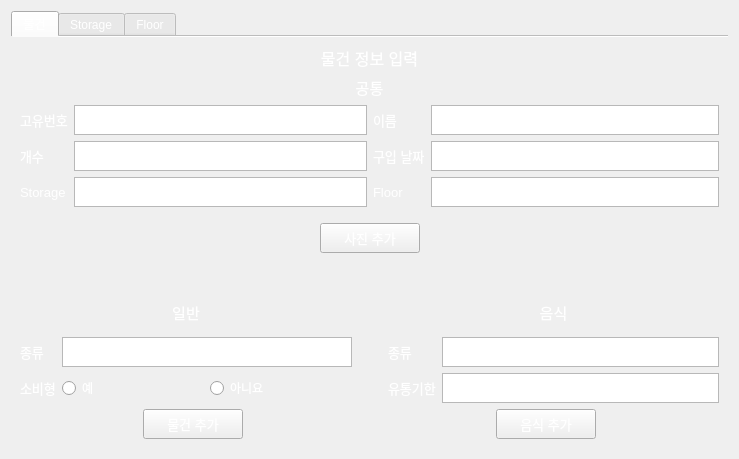
<?xml version="1.0" encoding="UTF-8"?>
<ui version="4.0">
 <class>Addwin</class>
 <widget class="QWidget" name="Addwin">
  <property name="geometry">
   <rect>
    <x>0</x>
    <y>0</y>
    <width>739</width>
    <height>459</height>
   </rect>
  </property>
  <property name="windowTitle">
   <string>Form</string>
  </property>
  <property name="styleSheet">
   <string notr="true">*{
	color:white;
}

QWidget{
	background-image: url(:/images/images/MainBackground.jpg);
}</string>
  </property>
  <layout class="QHBoxLayout" name="horizontalLayout">
   <item>
    <widget class="QTabWidget" name="AddTapWidget">
     <property name="enabled">
      <bool>true</bool>
     </property>
     <property name="tabShape">
      <enum>QTabWidget::Rounded</enum>
     </property>
     <property name="currentIndex">
      <number>0</number>
     </property>
     <property name="elideMode">
      <enum>Qt::ElideNone</enum>
     </property>
     <property name="documentMode">
      <bool>true</bool>
     </property>
     <property name="tabsClosable">
      <bool>false</bool>
     </property>
     <property name="movable">
      <bool>false</bool>
     </property>
     <widget class="QWidget" name="Object">
      <attribute name="title">
       <string>물건</string>
      </attribute>
      <layout class="QVBoxLayout" name="verticalLayout_15">
       <item>
        <layout class="QVBoxLayout" name="verticalLayout_14">
         <item>
          <widget class="QLabel" name="label">
           <property name="font">
            <font>
             <pointsize>12</pointsize>
            </font>
           </property>
           <property name="text">
            <string>물건 정보 입력</string>
           </property>
           <property name="alignment">
            <set>Qt::AlignCenter</set>
           </property>
          </widget>
         </item>
         <item>
          <layout class="QVBoxLayout" name="verticalLayout_12">
           <property name="bottomMargin">
            <number>20</number>
           </property>
           <item>
            <layout class="QVBoxLayout" name="verticalLayout_5">
             <property name="bottomMargin">
              <number>10</number>
             </property>
             <item>
              <widget class="QLabel" name="label_9">
               <property name="font">
                <font>
                 <pointsize>11</pointsize>
                </font>
               </property>
               <property name="text">
                <string>공통</string>
               </property>
               <property name="alignment">
                <set>Qt::AlignCenter</set>
               </property>
              </widget>
             </item>
             <item>
              <layout class="QHBoxLayout" name="horizontalLayout_4">
               <item>
                <layout class="QHBoxLayout" name="horizontalLayout_2">
                 <item>
                  <layout class="QVBoxLayout" name="verticalLayout_2">
                   <item>
                    <widget class="QLabel" name="label_2">
                     <property name="font">
                      <font>
                       <pointsize>10</pointsize>
                      </font>
                     </property>
                     <property name="text">
                      <string>고유번호</string>
                     </property>
                    </widget>
                   </item>
                   <item>
                    <widget class="QLabel" name="label_4">
                     <property name="font">
                      <font>
                       <pointsize>10</pointsize>
                      </font>
                     </property>
                     <property name="text">
                      <string>개수</string>
                     </property>
                    </widget>
                   </item>
                   <item>
                    <widget class="QLabel" name="label_13">
                     <property name="font">
                      <font>
                       <pointsize>10</pointsize>
                      </font>
                     </property>
                     <property name="text">
                      <string>Storage</string>
                     </property>
                    </widget>
                   </item>
                  </layout>
                 </item>
                 <item>
                  <layout class="QVBoxLayout" name="verticalLayout">
                   <item>
                    <widget class="QTextEdit" name="Object_Label_textEdit">
                     <property name="maximumSize">
                      <size>
                       <width>16777215</width>
                       <height>30</height>
                      </size>
                     </property>
                     <property name="font">
                      <font>
                       <pointsize>10</pointsize>
                      </font>
                     </property>
                     <property name="inputMethodHints">
                      <set>Qt::ImhDigitsOnly|Qt::ImhMultiLine</set>
                     </property>
                    </widget>
                   </item>
                   <item>
                    <widget class="QTextEdit" name="Object_Nnm_textEdit">
                     <property name="maximumSize">
                      <size>
                       <width>16777215</width>
                       <height>30</height>
                      </size>
                     </property>
                     <property name="font">
                      <font>
                       <pointsize>10</pointsize>
                      </font>
                     </property>
                    </widget>
                   </item>
                   <item>
                    <widget class="QTextEdit" name="Object_Storage_textEdit">
                     <property name="maximumSize">
                      <size>
                       <width>16777215</width>
                       <height>30</height>
                      </size>
                     </property>
                    </widget>
                   </item>
                  </layout>
                 </item>
                </layout>
               </item>
               <item>
                <layout class="QHBoxLayout" name="horizontalLayout_3">
                 <item>
                  <layout class="QVBoxLayout" name="verticalLayout_4">
                   <item>
                    <widget class="QLabel" name="label_3">
                     <property name="font">
                      <font>
                       <pointsize>10</pointsize>
                      </font>
                     </property>
                     <property name="text">
                      <string>이름</string>
                     </property>
                    </widget>
                   </item>
                   <item>
                    <widget class="QLabel" name="label_5">
                     <property name="font">
                      <font>
                       <pointsize>10</pointsize>
                      </font>
                     </property>
                     <property name="text">
                      <string>구입 날짜</string>
                     </property>
                    </widget>
                   </item>
                   <item>
                    <widget class="QLabel" name="label_14">
                     <property name="font">
                      <font>
                       <pointsize>10</pointsize>
                      </font>
                     </property>
                     <property name="text">
                      <string>Floor</string>
                     </property>
                    </widget>
                   </item>
                  </layout>
                 </item>
                 <item>
                  <layout class="QVBoxLayout" name="verticalLayout_3">
                   <item>
                    <widget class="QTextEdit" name="Object_Name_textEdit">
                     <property name="maximumSize">
                      <size>
                       <width>16777215</width>
                       <height>30</height>
                      </size>
                     </property>
                     <property name="font">
                      <font>
                       <pointsize>10</pointsize>
                      </font>
                     </property>
                    </widget>
                   </item>
                   <item>
                    <widget class="QTextEdit" name="Object_Buydate_textEdit">
                     <property name="maximumSize">
                      <size>
                       <width>16777215</width>
                       <height>30</height>
                      </size>
                     </property>
                     <property name="font">
                      <font>
                       <pointsize>10</pointsize>
                      </font>
                     </property>
                    </widget>
                   </item>
                   <item>
                    <widget class="QTextEdit" name="Object_Floor_textEdit">
                     <property name="maximumSize">
                      <size>
                       <width>16777215</width>
                       <height>30</height>
                      </size>
                     </property>
                    </widget>
                   </item>
                  </layout>
                 </item>
                </layout>
               </item>
              </layout>
             </item>
            </layout>
           </item>
           <item>
            <layout class="QHBoxLayout" name="horizontalLayout_9">
             <item>
              <spacer name="horizontalSpacer">
               <property name="orientation">
                <enum>Qt::Horizontal</enum>
               </property>
               <property name="sizeHint" stdset="0">
                <size>
                 <width>40</width>
                 <height>20</height>
                </size>
               </property>
              </spacer>
             </item>
             <item>
              <widget class="QPushButton" name="pushButton">
               <property name="minimumSize">
                <size>
                 <width>100</width>
                 <height>30</height>
                </size>
               </property>
               <property name="maximumSize">
                <size>
                 <width>150</width>
                 <height>40</height>
                </size>
               </property>
               <property name="font">
                <font>
                 <pointsize>10</pointsize>
                </font>
               </property>
               <property name="text">
                <string>사진 추가</string>
               </property>
              </widget>
             </item>
             <item>
              <spacer name="horizontalSpacer_2">
               <property name="orientation">
                <enum>Qt::Horizontal</enum>
               </property>
               <property name="sizeHint" stdset="0">
                <size>
                 <width>40</width>
                 <height>20</height>
                </size>
               </property>
              </spacer>
             </item>
            </layout>
           </item>
          </layout>
         </item>
         <item>
          <layout class="QVBoxLayout" name="verticalLayout_13">
           <property name="topMargin">
            <number>15</number>
           </property>
           <item>
            <layout class="QHBoxLayout" name="horizontalLayout_8">
             <item>
              <layout class="QVBoxLayout" name="verticalLayout_10">
               <property name="rightMargin">
                <number>15</number>
               </property>
               <item>
                <widget class="QLabel" name="label_6">
                 <property name="font">
                  <font>
                   <pointsize>11</pointsize>
                  </font>
                 </property>
                 <property name="text">
                  <string>일반</string>
                 </property>
                 <property name="alignment">
                  <set>Qt::AlignCenter</set>
                 </property>
                </widget>
               </item>
               <item>
                <layout class="QHBoxLayout" name="horizontalLayout_7">
                 <item>
                  <layout class="QVBoxLayout" name="verticalLayout_9">
                   <item>
                    <widget class="QLabel" name="label_8">
                     <property name="font">
                      <font>
                       <pointsize>10</pointsize>
                      </font>
                     </property>
                     <property name="text">
                      <string>종류</string>
                     </property>
                    </widget>
                   </item>
                   <item>
                    <widget class="QLabel" name="label_11">
                     <property name="font">
                      <font>
                       <pointsize>10</pointsize>
                      </font>
                     </property>
                     <property name="text">
                      <string>소비형</string>
                     </property>
                    </widget>
                   </item>
                  </layout>
                 </item>
                 <item>
                  <layout class="QVBoxLayout" name="verticalLayout_8">
                   <item>
                    <widget class="QTextEdit" name="Object_Type_textEdit">
                     <property name="maximumSize">
                      <size>
                       <width>16777215</width>
                       <height>30</height>
                      </size>
                     </property>
                    </widget>
                   </item>
                   <item>
                    <layout class="QHBoxLayout" name="horizontalLayout_6">
                     <property name="sizeConstraint">
                      <enum>QLayout::SetFixedSize</enum>
                     </property>
                     <item>
                      <widget class="QRadioButton" name="Object_Spend_radioButton1">
                       <property name="minimumSize">
                        <size>
                         <width>0</width>
                         <height>30</height>
                        </size>
                       </property>
                       <property name="maximumSize">
                        <size>
                         <width>16777215</width>
                         <height>30</height>
                        </size>
                       </property>
                       <property name="text">
                        <string>예</string>
                       </property>
                      </widget>
                     </item>
                     <item>
                      <widget class="QRadioButton" name="Object_Spend_radioButton2">
                       <property name="minimumSize">
                        <size>
                         <width>0</width>
                         <height>30</height>
                        </size>
                       </property>
                       <property name="maximumSize">
                        <size>
                         <width>16777215</width>
                         <height>30</height>
                        </size>
                       </property>
                       <property name="text">
                        <string>아니요</string>
                       </property>
                      </widget>
                     </item>
                    </layout>
                   </item>
                  </layout>
                 </item>
                </layout>
               </item>
              </layout>
             </item>
             <item>
              <layout class="QVBoxLayout" name="verticalLayout_11">
               <property name="leftMargin">
                <number>15</number>
               </property>
               <item>
                <widget class="QLabel" name="label_7">
                 <property name="font">
                  <font>
                   <pointsize>11</pointsize>
                  </font>
                 </property>
                 <property name="text">
                  <string>음식</string>
                 </property>
                 <property name="alignment">
                  <set>Qt::AlignCenter</set>
                 </property>
                </widget>
               </item>
               <item>
                <layout class="QHBoxLayout" name="horizontalLayout_5">
                 <item>
                  <layout class="QVBoxLayout" name="verticalLayout_7">
                   <item>
                    <widget class="QLabel" name="label_10">
                     <property name="font">
                      <font>
                       <pointsize>10</pointsize>
                      </font>
                     </property>
                     <property name="text">
                      <string>종류</string>
                     </property>
                    </widget>
                   </item>
                   <item>
                    <widget class="QLabel" name="label_12">
                     <property name="font">
                      <font>
                       <pointsize>10</pointsize>
                      </font>
                     </property>
                     <property name="text">
                      <string>유통기한</string>
                     </property>
                    </widget>
                   </item>
                  </layout>
                 </item>
                 <item>
                  <layout class="QVBoxLayout" name="verticalLayout_6">
                   <item>
                    <widget class="QTextEdit" name="Food_Type_textEdit">
                     <property name="maximumSize">
                      <size>
                       <width>16777215</width>
                       <height>30</height>
                      </size>
                     </property>
                    </widget>
                   </item>
                   <item>
                    <widget class="QTextEdit" name="Food_Dudate_textEdit">
                     <property name="maximumSize">
                      <size>
                       <width>16777215</width>
                       <height>30</height>
                      </size>
                     </property>
                    </widget>
                   </item>
                  </layout>
                 </item>
                </layout>
               </item>
              </layout>
             </item>
            </layout>
           </item>
           <item>
            <layout class="QHBoxLayout" name="horizontalLayout_10">
             <item>
              <spacer name="horizontalSpacer_3">
               <property name="orientation">
                <enum>Qt::Horizontal</enum>
               </property>
               <property name="sizeHint" stdset="0">
                <size>
                 <width>40</width>
                 <height>20</height>
                </size>
               </property>
              </spacer>
             </item>
             <item>
              <widget class="QPushButton" name="Object_Add_pushButton">
               <property name="minimumSize">
                <size>
                 <width>100</width>
                 <height>30</height>
                </size>
               </property>
               <property name="maximumSize">
                <size>
                 <width>150</width>
                 <height>40</height>
                </size>
               </property>
               <property name="font">
                <font>
                 <pointsize>10</pointsize>
                </font>
               </property>
               <property name="text">
                <string>물건 추가</string>
               </property>
              </widget>
             </item>
             <item>
              <spacer name="horizontalSpacer_4">
               <property name="orientation">
                <enum>Qt::Horizontal</enum>
               </property>
               <property name="sizeHint" stdset="0">
                <size>
                 <width>40</width>
                 <height>20</height>
                </size>
               </property>
              </spacer>
             </item>
             <item>
              <spacer name="horizontalSpacer_5">
               <property name="orientation">
                <enum>Qt::Horizontal</enum>
               </property>
               <property name="sizeHint" stdset="0">
                <size>
                 <width>40</width>
                 <height>20</height>
                </size>
               </property>
              </spacer>
             </item>
             <item>
              <widget class="QPushButton" name="Food_Add_pushButton">
               <property name="minimumSize">
                <size>
                 <width>100</width>
                 <height>30</height>
                </size>
               </property>
               <property name="maximumSize">
                <size>
                 <width>150</width>
                 <height>40</height>
                </size>
               </property>
               <property name="font">
                <font>
                 <pointsize>10</pointsize>
                </font>
               </property>
               <property name="text">
                <string>음식 추가</string>
               </property>
              </widget>
             </item>
             <item>
              <spacer name="horizontalSpacer_6">
               <property name="orientation">
                <enum>Qt::Horizontal</enum>
               </property>
               <property name="sizeHint" stdset="0">
                <size>
                 <width>40</width>
                 <height>20</height>
                </size>
               </property>
              </spacer>
             </item>
            </layout>
           </item>
          </layout>
         </item>
        </layout>
       </item>
      </layout>
     </widget>
     <widget class="QWidget" name="Storage">
      <attribute name="title">
       <string>Storage</string>
      </attribute>
      <widget class="QLabel" name="label_15">
       <property name="geometry">
        <rect>
         <x>250</x>
         <y>40</y>
         <width>161</width>
         <height>31</height>
        </rect>
       </property>
       <property name="font">
        <font>
         <pointsize>12</pointsize>
        </font>
       </property>
       <property name="text">
        <string>Storage 정보 입력</string>
       </property>
      </widget>
     </widget>
     <widget class="QWidget" name="Floor">
      <attribute name="title">
       <string>Floor</string>
      </attribute>
      <widget class="QLabel" name="label_16">
       <property name="geometry">
        <rect>
         <x>260</x>
         <y>30</y>
         <width>141</width>
         <height>21</height>
        </rect>
       </property>
       <property name="font">
        <font>
         <pointsize>12</pointsize>
        </font>
       </property>
       <property name="text">
        <string>Floor 정보 입력</string>
       </property>
      </widget>
     </widget>
    </widget>
   </item>
  </layout>
 </widget>
 <resources/>
 <connections/>
</ui>
